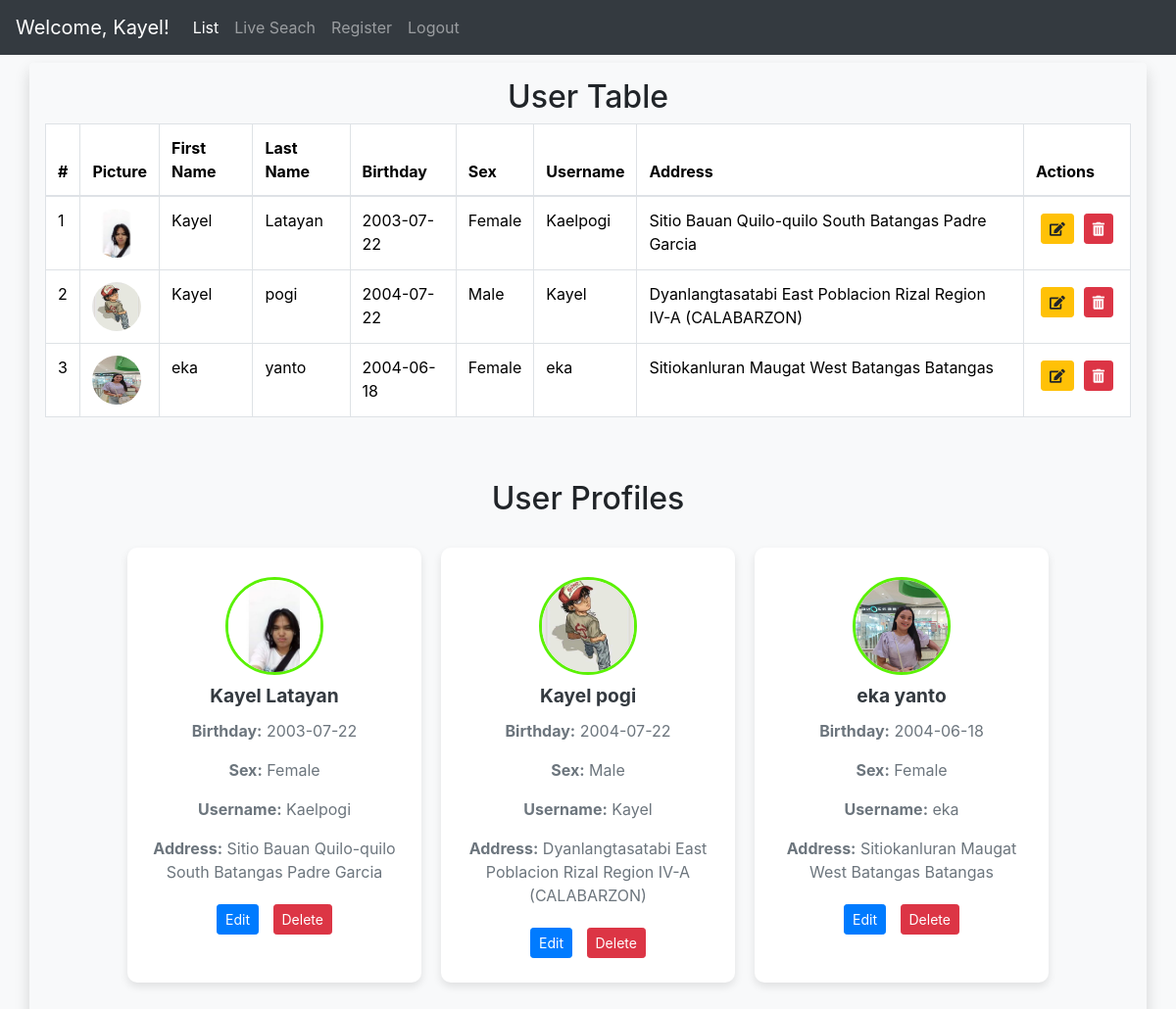
Screenshot of /index.php (signed in) with the database file from the repository.
### tables this page shows
CREATE TABLE `users` (
  `UserID` int(11) NOT NULL,
  `Username` varchar(255) DEFAULT NULL,
  `user_email` varchar(255) NOT NULL,
  `Pass_word` varchar(255) DEFAULT NULL,
  `firstname` varchar(255) NOT NULL,
  `lastname` varchar(255) NOT NULL,
  `birthday` date DEFAULT NULL,
  `sex` varchar(255) NOT NULL,
  `user_profile_picture` varchar(255) NOT NULL,
  `account_type` int(11) NOT NULL
);

### Classes/database.php (called while the page is built, shortened)
<?php
class database
{
 function opencon(){
return new PDO ('mysql:host=localhost;dbname=loginmethod','root', '');
}
       function view(){
        $con = $this->opencon();
        return $con->query("SELECT users.UserID, users.firstname, users.lastname, users.birthday, users.sex, users.Username, users.Pass_word, users.user_profile_picture, CONCAT(user_address.user_add_street,' ', user_address.user_add_barangay,' ', user_address.user_add_city,' ', user_address.user_add_province) as address FROM users INNER JOIN user_address ON users.UserID = user_address.UserID")->fetchAll();
    }
        }
         ?>

### index.php (the view, shortened to what this page needs)
<?php
require_once('classes/database.php');
$con = new database();
?>
<!DOCTYPE html>
<html lang="en">
<head>
  <link rel="stylesheet" href="./bootstrap-5.3.3-dist/css/bootstrap.css">
  <link href="https://stackpath.bootstrapcdn.com/bootstrap/4.5.2/css/bootstrap.min.css" rel="stylesheet">
  <link rel="stylesheet" href="https://cdnjs.cloudflare.com/ajax/libs/font-awesome/5.15.4/css/all.min.css">
<link rel="stylesheet" href="./includes/style.css">
</head>
<body>
<?php include('includes/navbar.php');?>
<div class="container user-info rounded shadow p-3 my-2">
<h2 class="text-center mb-2">User Table</h2>
  <div class="table-responsive">
    <table class="table table-bordered">
      <thead>
        <tr>
          <th>#</th>
          <th>Picture</th>
          <th>First Name</th>
          <th>Last Name</th>
          <th>Birthday</th>
          <th>Sex</th>
          <th>Username</th>
          <th>Address</th>
          <th>Actions</th>
        </tr>
      </thead>
      <tbody>
      <?php
      $counter = 1;
      $data = $con->view();
      foreach ($data as $rows) {
        ?>
        <tr>
        <td><?php echo $counter++?></td>
        <td>
        <?php if (!empty($rows['user_profile_picture'])): ?>
          <img src="<?php echo htmlspecialchars($rows['user_profile_picture']); ?>" alt="Profile Picture" style="width: 50px; height: 50px; border-radius: 50%;">
        <?php else: ?>
          <img src="path/to/default/profile/pic.jpg" alt="Default Profile Picture" style="width: 50px; height: 50px; border-radius: 50%;">
        <?php endif; ?>
      </td>
          <td><?php echo $rows['firstname']; ?></td>
          <td><?php echo $rows['lastname']; ?></td>
          <td><?php echo $rows['birthday']; ?></td>
          <td><?php echo $rows['sex']; ?></td>
          <td><?php echo $rows['Username']; ?></td>
          <td><?php echo ucwords($rows['address']);  ?></td>
          <td>
          <div class="btn-group" role="group">
          <form action="update.php" method="post" class="d-inline">
                                    <button type="submit" class="btn btn-warning btn-sm">
                                        <i class="fas fa-edit"></i>
                                    </button>
                                </form>
                                <form method="POST" class="d-inline">
                                    <button type="submit" name="delete" class="btn btn-danger btn-sm" onclick="return confirm('Are you sure you want to delete this user?')">
                                        <i class="fas fa-trash-alt"></i>
                                    </button>
                                </form>
                          </div>
                          </td>
                          </tr>
<?php
 }
?>
</tbody>
    </table>
  </div>
  <div class="container my-5">
        <h2 class="text-center">User Profiles</h2>
        <div class="card-container">
            <?php
            $data = $con->view();
            foreach ($data as $rows) {
            ?>
            <div class="card">
                <div class="card-body text-center">
                    <?php if (!empty($rows['user_profile_picture'])): ?>
                        <img src="<?php echo htmlspecialchars($rows['user_profile_picture']); ?>" alt="Profile Picture" class="profile-img">
                    <?php else: ?>
                        <img src="path/to/default/profile/pic.jpg" alt="Default Profile Picture" class="profile-img">
                    <?php endif; ?>
                    <h5 class="card-title"><?php echo htmlspecialchars($rows['firstname']) . ' ' . htmlspecialchars($rows['lastname']); ?></h5>
                    <p class="card-text"><strong>Birthday:</strong> <?php echo htmlspecialchars($rows['birthday']); ?></p>
                    <p class="card-text"><strong>Sex:</strong> <?php echo htmlspecialchars($rows['sex']); ?></p>
                    <p class="card-text"><strong>Username:</strong> <?php echo htmlspecialchars($rows['Username']); ?></p>
                    <p class="card-text"><strong>Address:</strong> <?php echo ucwords(htmlspecialchars($rows['address'])); ?></p>
                    <form action="update.php" method="post" class="d-inline">
                        <button type="submit" class="btn btn-primary btn-sm">Edit</button>
                    </form>
                    <form method="POST" class="d-inline">
                        <input type="submit" name="delete" class="btn btn-danger btn-sm" value="Delete" onclick="return confirm('Are you sure you want to delete this user?')">
                    </form>
                </div>
            </div>
            <?php
            }
            ?>
        </div>
    </div>
</div>
</body>
</html>

### includes/style.css (style rules this page uses)
body { background-color: #f8f9fa; }
.card-container { display: flex; flex-wrap: wrap; gap: 20px; justify-content: center; margin-top: 30px; }
.card { width: 300px; border: none; border-radius: 10px; box-shadow: 0 4px 8px rgba(0, 0, 0, 0.1); transition: transform 0.2s, box-shadow 0.2s; }
.profile-img { width: 100px; height: 100px; border-radius: 50%; object-fit: cover; margin: 10px auto; border: 3px solid #5bf105; }
.card-title { font-size: 1.2rem; font-weight: bold; color: #343a40; }
.card-text { color: #6c757d; }
.btn { margin: 5px; }

### rows the page displays
users: user_profile_picture (picture), firstname "Kayel", lastname "Latayan", birthday "2003-07-22", sex "Female", Username "Kaelpogi", address "Sitio Bauan Quilo-quilo South Batangas Padre Garcia"
users: user_profile_picture (picture), firstname "Kayel", lastname "pogi", birthday "2004-07-22", sex "Male", Username "Kayel", address "Dyanlangtasatabi East Poblacion Rizal Region IV-A (CALABARZON)"
users: user_profile_picture (picture), firstname "eka", lastname "yanto", birthday "2004-06-18", sex "Female", Username "eka", address "Sitiokanluran Maugat West Batangas Batangas"

### other values shown
$_SESSION['username'] "Kayel"
